Frame 1 (no input): blank canvas, image omitted
Frame 60 (the mouse pressed at the canvas centre just before this capture): blank canvas, image omitted
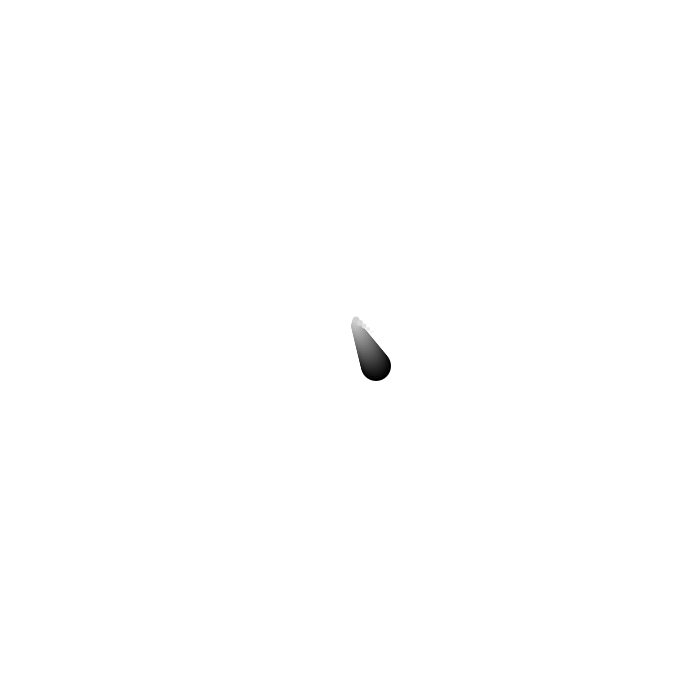
Frame 120 (the mouse held since frame 60 and released just before this capture)

The Processing sketch whose frames 1 and 60 were blank and that drew this single picture after the mouse press (run headless with seeded random() and noise(); from frame 60 on, the mouse is pressed at the canvas centre):

// Processing sketch: processing_139672
// ── processing_139672.pde

ArrayList <Fish> fishes = new ArrayList<Fish>(); //creates a new ArrayList of class Fish
int currentFish = 0; //initializes variable
int centerX = width/2; //initializes variable (x coordinate)
int centerY = height/2; //initializes varialbe (y coordinate)
//Getting Started with Processing; Chapter 10 (Arrays); Casey Reas
//Anthony Sinclair
  /*This code uses objects, arrays, and functions to create the 
  apperance of tadpoles or strokes of ink.  The only part of this 
  code which was sourced off of the Book by Casey Reas is the "display"
  portion at the  bottom (minus the decrease in color).  My code was
  inspired by the "flocking" program for LeapMotion.
  */
  


void setup() {
  size (700, 700);
  smooth();
  noStroke();
  background(255);
}
void mousePressed() //called when mouse is clicked
{
  createFish(); //calls function
}
void draw() {
  background(255); //can be commented out for a freaky effect
  for (int i=0;i<fishes.size(); i++) //allows the reference of each fish through i
  {
    fishes.get(i).move(); //calls the function move() for each object individually
    fishes.get(i).display(); //calls the function display() for each object individually
  }
}
void createFish() //function
{
  fishes.add(new Fish()); //adds a new object to the ArrayList
}
void centerupdate()
{
  int averageX = 0;
  int averageY = 0;
  for (int i=0;i<fishes.size(); i++) //allows the reference of each fish through i
  {
    averageX+=fishes.get(i).loc.x; //adds the x locations of each fish
    averageY+=fishes.get(i).loc.x; //adds the y locations of each fish
  }
  centerX = averageX/fishes.size(); //averages the x variables
  centerY = averageY/fishes.size(); //averages the y varialbes
}
class Fish
{
  PVector loc;
  PVector vel;
  int times = 0;
  int timeRecorded = 0;
  int timeDesired;
  int num = 30;
  int x[] = new int [num];
  int y[] = new int [num];
  int scale[] = new int[num];
  Fish()
  {
    loc = new PVector(mouseX, mouseY); //sets the initial location of the new fish
    vel = new PVector(int(random(-15, 15)), int(random(-15, 15))); //sets the new velocity (random) of the new fish
  }
  void move()
  {
    centerupdate(); //calls the function centerupdate()
    float velocity;
    int distanceBetween;
    int yes_or_no;
    yes_or_no = int(random(100)); //randomizes the value of yes_or_no
    //times makes the fish go away from the center for a certain amoun of time
    if ((yes_or_no <= 90) && (times < 1))
    {
      velocity = map(dist(loc.x, loc.y, centerX, centerY), 0, (sqrt(sq(width)+sq(height))), 5, 20); //maps the distance between the center variables and the fish between 5 and 20
      vel.x = int(centerX - loc.x)/(3*int(velocity)); //sets the new velocity of the fish by using the difference between the location and cetner over the velocity varible
      vel.y = int(centerY - loc.y)/(3*int(velocity)); //sets the new velocity of the fish by using the difference between the location and cetner over the velocity varible
      times = 0; // resets times
    }
    if ((yes_or_no > 90) || (times>=1))
    {
      if (times < 1)
      {
        times += 1; //adds 1 to the variable times
        timeDesired = int(random(10, 50)); //resets the variable time desired
        vel.x = int(random(-5,5)); //randomizes the x vector
        vel.y = int(random(-5,5)); //randomizes the y vector
      }
      if (0<times && times<timeDesired)
      { 
        vel.x = vel.x + int(random(-1,1)); //minorly changes the values velocities
        vel.y = vel.y + int(random(-1,1)); //minorly changes the values velocities
        times +=1; //adds 1 to the variable times
        if (((loc.y > (height-15)) || (loc.y < 15))) //determines if the fish is off the screen (y axis)
        {
          vel.y = vel.y * -1; //reverses the vertical velocity of the fish
        }
        if (((loc.x > (width-15)) || (loc.x < 15)))  //determines if the fish is off the screen (x axis)
        {
          vel.x = vel.x * -1; //reverses the horizontal velocity of the fish
        }
      }
      if (times>=timeDesired) // if times is greater than or equal to times desired
      {
        times = 0; //resets times
      }
    }
    loc.add(vel); //adds the velocity to the location
    //println(times); //prints to show the value of times (usually commented out)
  }
  void display()
  {
    
    for (int i = x.length-1; i>0; i--) //uses the array x to call up past locations of ellipses
    {
      x[i] = x[i-1]; //reduces the size of each circle
      y[i] = y[i-1]; //" "
    }
    x[0] = int(loc.x); //sets the location of the new circle
    y[0] = int(loc.y); //sets the location of the new circle
    int b = num; //initiates b, determines the size of each circle
    for (int i = 0; i<x.length; i++)  //uses the array x to call up past locations of ellipses
    {
      fill (i*9); //determines the hue of the circle
      ellipse(x[i], y[i], b, b); //draws the circle
      b--; //reduces the darkness of the circle so next circle is lighter
    }
  }
}
